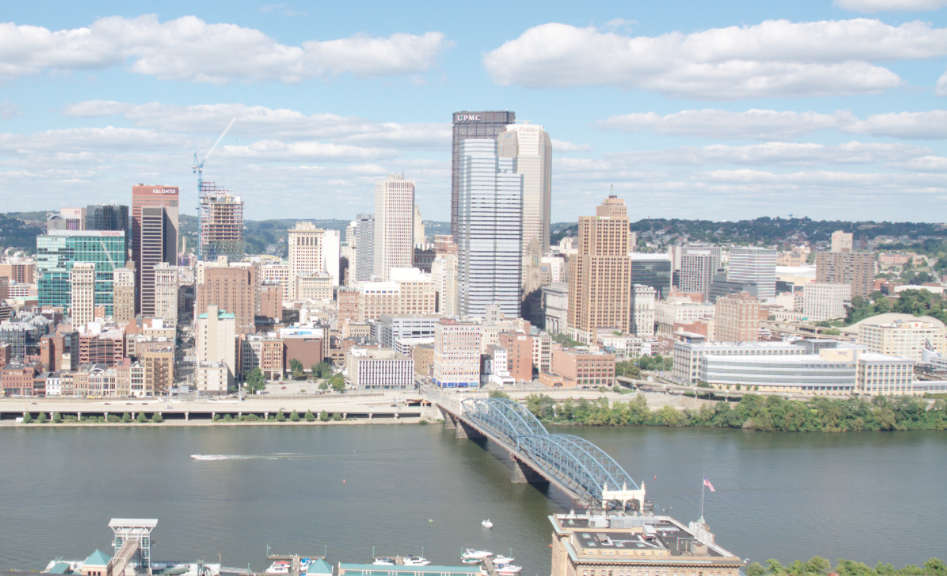
#> input picture PycharmProjects/CV_HW4/data/incline_L.png, 947 x 576 px, found by its file name
$ python stitch_draft.py
#> lines starting #> are read from the running program, lines starting #| are printed output that depends on the picture
from PIL import Image
import matplotlib.pyplot as plt


def merge_images(file1, file2):
    """Merge two images into one, displayed side by side
    :param file1: path to first image file
    :param file2: path to second image file
    :return: the merged Image object
    """
#> called with file1 = 'incline_L.png', file2 = 'incline_R.png'
    image1 = Image.open(file1)
#> image1 is the input picture: PIL image 947x576 RGB; mean R, G, B 178.7, 185.2, 188.8
    image2 = Image.open(file2)
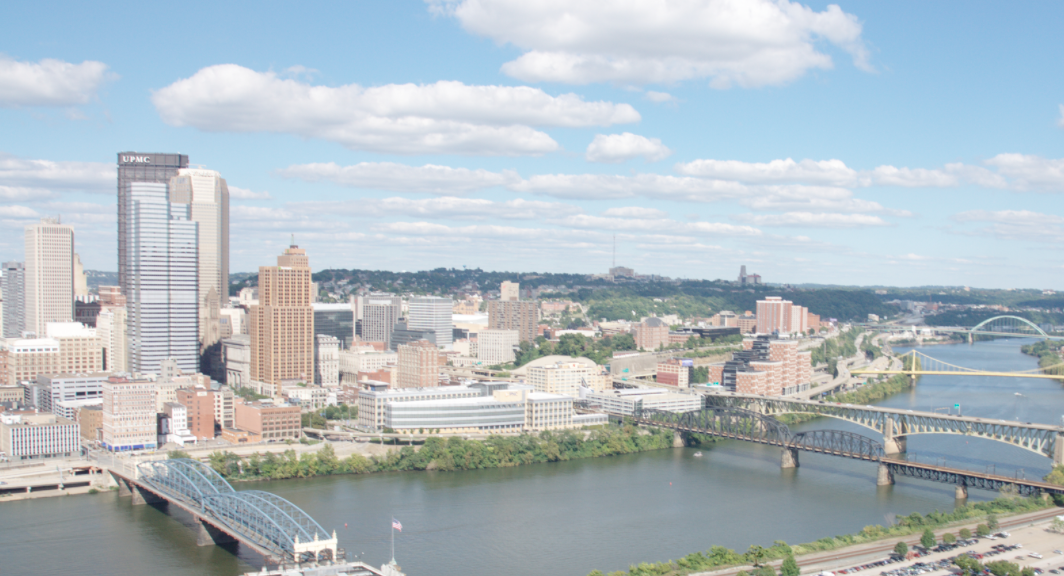
#> input picture PycharmProjects/CV_HW4/data/incline_R.png, 1064 x 576 px, found by its file name
#> image2 is the input picture: PIL image 1064x576 RGB; mean R, G, B 177.3, 188.5, 195.1

    (width1, height1) = image1.size
#> width1 = 947; height1 = 576
    (width2, height2) = image2.size
#> width2 = 1064; height2 = 576

    result_width = width1 + width2
#> result_width = 2011
    result_height = max(height1, height2)
#> result_height = 576

    result = Image.new('RGB', (result_width, result_height))
#> result: PIL image 2011x576 RGB; every value is 0
    result.paste(im=image1, box=(0, 0))
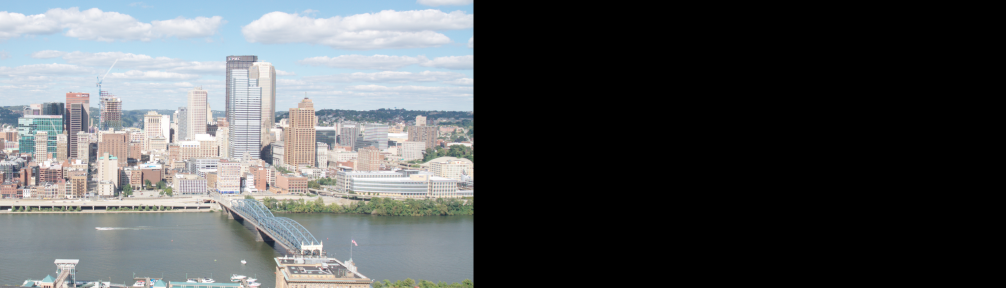
#> result: PIL image 2011x576 RGB (shown at 1/2 size); mean R, G, B 84.2, 87.2, 88.9
    result.paste(im=image2, box=(width1, 0))
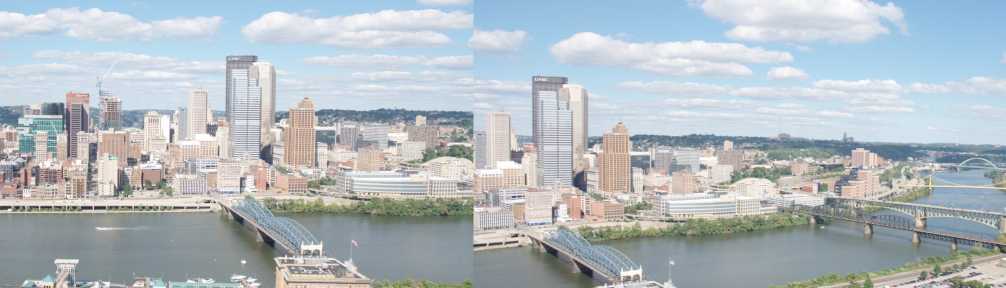
#> result: PIL image 2011x576 RGB (shown at 1/2 size); mean R, G, B 178, 186.9, 192.2
    return result


res = merge_images("incline_L.png", "incline_R.png")
plt.imshow(res)
plt.show()
